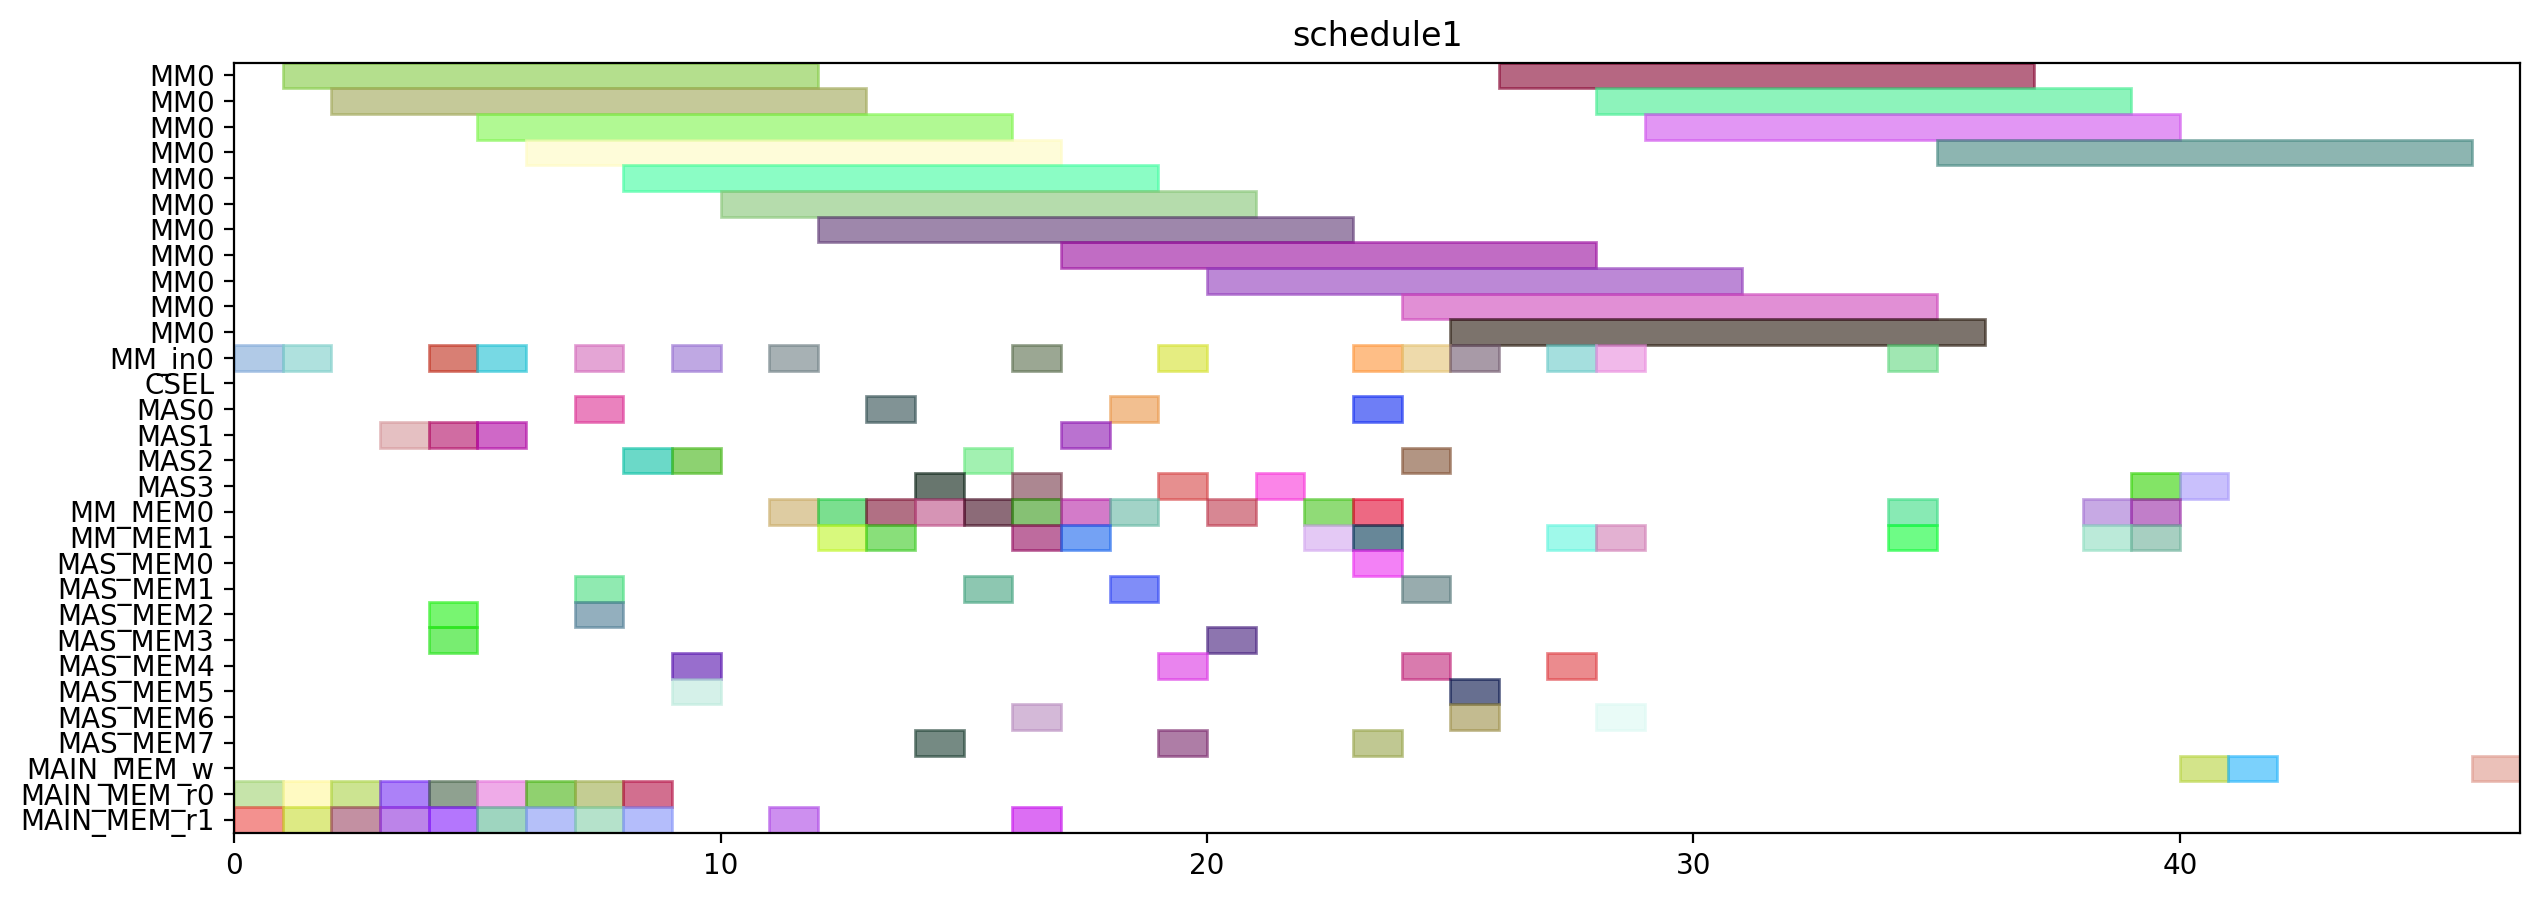

Python code for this plot:
from pyschedule import Scenario, solvers, plotters, alt


def solve():
	horizon = 157
	S = Scenario("schedule1", horizon=horizon)

	# resource
	MM = S.Resources('MM', num=1, size=11)
	MM_in = S.Resources('MM_in', num=1)
	CSEL = S.Resource('CSEL')
	MAS = S.Resources('MAS', num=4, size=1, periods=range(1, horizon))
	MM_MEM = S.Resources('MM_MEM', num=2)
	MAS_MEM = S.Resources('MAS_MEM', num=8)
	MAIN_MEM_w = S.Resource('MAIN_MEM_w', size=1)
	MAIN_MEM_r = S.Resources('MAIN_MEM_r', num=2)

	# result of previous scheduling
	t2_in = S.Task('t2_in', length=1, delay_cost=1)
	S += t2_in >= 0
	t2_in += MM_in[0]

	t2_mem0 = S.Task('t2_mem0', length=1, delay_cost=1)
	S += t2_mem0 >= 0
	t2_mem0 += MAIN_MEM_r[0]

	t2_mem1 = S.Task('t2_mem1', length=1, delay_cost=1)
	S += t2_mem1 >= 0
	t2_mem1 += MAIN_MEM_r[1]

	t0_in = S.Task('t0_in', length=1, delay_cost=1)
	S += t0_in >= 1
	t0_in += MM_in[0]

	t0_mem0 = S.Task('t0_mem0', length=1, delay_cost=1)
	S += t0_mem0 >= 1
	t0_mem0 += MAIN_MEM_r[0]

	t0_mem1 = S.Task('t0_mem1', length=1, delay_cost=1)
	S += t0_mem1 >= 1
	t0_mem1 += MAIN_MEM_r[1]

	t2 = S.Task('t2', length=11, delay_cost=1)
	S += t2 >= 1
	t2 += MM[0]

	t0 = S.Task('t0', length=11, delay_cost=1)
	S += t0 >= 2
	t0 += MM[0]

	t13_mem0 = S.Task('t13_mem0', length=1, delay_cost=1)
	S += t13_mem0 >= 2
	t13_mem0 += MAIN_MEM_r[0]

	t13_mem1 = S.Task('t13_mem1', length=1, delay_cost=1)
	S += t13_mem1 >= 2
	t13_mem1 += MAIN_MEM_r[1]

	t13 = S.Task('t13', length=1, delay_cost=1)
	S += t13 >= 3
	t13 += MAS[1]

	t14_mem0 = S.Task('t14_mem0', length=1, delay_cost=1)
	S += t14_mem0 >= 3
	t14_mem0 += MAIN_MEM_r[0]

	t14_mem1 = S.Task('t14_mem1', length=1, delay_cost=1)
	S += t14_mem1 >= 3
	t14_mem1 += MAIN_MEM_r[1]

	t14 = S.Task('t14', length=1, delay_cost=1)
	S += t14 >= 4
	t14 += MAS[1]

	t15_in = S.Task('t15_in', length=1, delay_cost=1)
	S += t15_in >= 4
	t15_in += MM_in[0]

	t15_mem0 = S.Task('t15_mem0', length=1, delay_cost=1)
	S += t15_mem0 >= 4
	t15_mem0 += MAS_MEM[2]

	t15_mem1 = S.Task('t15_mem1', length=1, delay_cost=1)
	S += t15_mem1 >= 4
	t15_mem1 += MAS_MEM[3]

	t3_mem0 = S.Task('t3_mem0', length=1, delay_cost=1)
	S += t3_mem0 >= 4
	t3_mem0 += MAIN_MEM_r[0]

	t3_mem1 = S.Task('t3_mem1', length=1, delay_cost=1)
	S += t3_mem1 >= 4
	t3_mem1 += MAIN_MEM_r[1]

	t15 = S.Task('t15', length=11, delay_cost=1)
	S += t15 >= 5
	t15 += MM[0]

	t1_in = S.Task('t1_in', length=1, delay_cost=1)
	S += t1_in >= 5
	t1_in += MM_in[0]

	t1_mem0 = S.Task('t1_mem0', length=1, delay_cost=1)
	S += t1_mem0 >= 5
	t1_mem0 += MAIN_MEM_r[0]

	t1_mem1 = S.Task('t1_mem1', length=1, delay_cost=1)
	S += t1_mem1 >= 5
	t1_mem1 += MAIN_MEM_r[1]

	t3 = S.Task('t3', length=1, delay_cost=1)
	S += t3 >= 5
	t3 += MAS[1]

	t1 = S.Task('t1', length=11, delay_cost=1)
	S += t1 >= 6
	t1 += MM[0]

	t4_mem0 = S.Task('t4_mem0', length=1, delay_cost=1)
	S += t4_mem0 >= 6
	t4_mem0 += MAIN_MEM_r[0]

	t4_mem1 = S.Task('t4_mem1', length=1, delay_cost=1)
	S += t4_mem1 >= 6
	t4_mem1 += MAIN_MEM_r[1]

	t4 = S.Task('t4', length=1, delay_cost=1)
	S += t4 >= 7
	t4 += MAS[0]

	t5_in = S.Task('t5_in', length=1, delay_cost=1)
	S += t5_in >= 7
	t5_in += MM_in[0]

	t5_mem0 = S.Task('t5_mem0', length=1, delay_cost=1)
	S += t5_mem0 >= 7
	t5_mem0 += MAS_MEM[2]

	t5_mem1 = S.Task('t5_mem1', length=1, delay_cost=1)
	S += t5_mem1 >= 7
	t5_mem1 += MAS_MEM[1]

	t9_mem0 = S.Task('t9_mem0', length=1, delay_cost=1)
	S += t9_mem0 >= 7
	t9_mem0 += MAIN_MEM_r[0]

	t9_mem1 = S.Task('t9_mem1', length=1, delay_cost=1)
	S += t9_mem1 >= 7
	t9_mem1 += MAIN_MEM_r[1]

	t5 = S.Task('t5', length=11, delay_cost=1)
	S += t5 >= 8
	t5 += MM[0]

	t8_mem0 = S.Task('t8_mem0', length=1, delay_cost=1)
	S += t8_mem0 >= 8
	t8_mem0 += MAIN_MEM_r[0]

	t8_mem1 = S.Task('t8_mem1', length=1, delay_cost=1)
	S += t8_mem1 >= 8
	t8_mem1 += MAIN_MEM_r[1]

	t9 = S.Task('t9', length=1, delay_cost=1)
	S += t9 >= 8
	t9 += MAS[2]

	t10_in = S.Task('t10_in', length=1, delay_cost=1)
	S += t10_in >= 9
	t10_in += MM_in[0]

	t10_mem0 = S.Task('t10_mem0', length=1, delay_cost=1)
	S += t10_mem0 >= 9
	t10_mem0 += MAS_MEM[4]

	t10_mem1 = S.Task('t10_mem1', length=1, delay_cost=1)
	S += t10_mem1 >= 9
	t10_mem1 += MAS_MEM[5]

	t8 = S.Task('t8', length=1, delay_cost=1)
	S += t8 >= 9
	t8 += MAS[2]

	t10 = S.Task('t10', length=11, delay_cost=1)
	S += t10 >= 10
	t10 += MM[0]

	t20_in = S.Task('t20_in', length=1, delay_cost=1)
	S += t20_in >= 11
	t20_in += MM_in[0]

	t20_mem0 = S.Task('t20_mem0', length=1, delay_cost=1)
	S += t20_mem0 >= 11
	t20_mem0 += MM_MEM[0]

	t20_mem1 = S.Task('t20_mem1', length=1, delay_cost=1)
	S += t20_mem1 >= 11
	t20_mem1 += MAIN_MEM_r[1]

	t16_mem0 = S.Task('t16_mem0', length=1, delay_cost=1)
	S += t16_mem0 >= 12
	t16_mem0 += MM_MEM[0]

	t16_mem1 = S.Task('t16_mem1', length=1, delay_cost=1)
	S += t16_mem1 >= 12
	t16_mem1 += MM_MEM[1]

	t20 = S.Task('t20', length=11, delay_cost=1)
	S += t20 >= 12
	t20 += MM[0]

	t16 = S.Task('t16', length=1, delay_cost=1)
	S += t16 >= 13
	t16 += MAS[0]

	t18_mem0 = S.Task('t18_mem0', length=1, delay_cost=1)
	S += t18_mem0 >= 13
	t18_mem0 += MM_MEM[0]

	t18_mem1 = S.Task('t18_mem1', length=1, delay_cost=1)
	S += t18_mem1 >= 13
	t18_mem1 += MM_MEM[1]

	t18 = S.Task('t18', length=1, delay_cost=1)
	S += t18 >= 14
	t18 += MAS[3]

	t19_mem0 = S.Task('t19_mem0', length=1, delay_cost=1)
	S += t19_mem0 >= 14
	t19_mem0 += MM_MEM[0]

	t19_mem1 = S.Task('t19_mem1', length=1, delay_cost=1)
	S += t19_mem1 >= 14
	t19_mem1 += MAS_MEM[7]

	t17_mem0 = S.Task('t17_mem0', length=1, delay_cost=1)
	S += t17_mem0 >= 15
	t17_mem0 += MM_MEM[0]

	t17_mem1 = S.Task('t17_mem1', length=1, delay_cost=1)
	S += t17_mem1 >= 15
	t17_mem1 += MAS_MEM[1]

	t19 = S.Task('t19', length=1, delay_cost=1)
	S += t19 >= 15
	t19 += MAS[2]

	t11_mem0 = S.Task('t11_mem0', length=1, delay_cost=1)
	S += t11_mem0 >= 16
	t11_mem0 += MM_MEM[0]

	t11_mem1 = S.Task('t11_mem1', length=1, delay_cost=1)
	S += t11_mem1 >= 16
	t11_mem1 += MM_MEM[1]

	t17 = S.Task('t17', length=1, delay_cost=1)
	S += t17 >= 16
	t17 += MAS[3]

	t23_in = S.Task('t23_in', length=1, delay_cost=1)
	S += t23_in >= 16
	t23_in += MM_in[0]

	t23_mem0 = S.Task('t23_mem0', length=1, delay_cost=1)
	S += t23_mem0 >= 16
	t23_mem0 += MAS_MEM[6]

	t23_mem1 = S.Task('t23_mem1', length=1, delay_cost=1)
	S += t23_mem1 >= 16
	t23_mem1 += MAIN_MEM_r[1]

	t11 = S.Task('t11', length=1, delay_cost=1)
	S += t11 >= 17
	t11 += MAS[1]

	t23 = S.Task('t23', length=11, delay_cost=1)
	S += t23 >= 17
	t23 += MM[0]

	t6_mem0 = S.Task('t6_mem0', length=1, delay_cost=1)
	S += t6_mem0 >= 17
	t6_mem0 += MM_MEM[0]

	t6_mem1 = S.Task('t6_mem1', length=1, delay_cost=1)
	S += t6_mem1 >= 17
	t6_mem1 += MM_MEM[1]

	t6 = S.Task('t6', length=1, delay_cost=1)
	S += t6 >= 18
	t6 += MAS[0]

	t7_mem0 = S.Task('t7_mem0', length=1, delay_cost=1)
	S += t7_mem0 >= 18
	t7_mem0 += MM_MEM[0]

	t7_mem1 = S.Task('t7_mem1', length=1, delay_cost=1)
	S += t7_mem1 >= 18
	t7_mem1 += MAS_MEM[1]

	t28_in = S.Task('t28_in', length=1, delay_cost=1)
	S += t28_in >= 19
	t28_in += MM_in[0]

	t28_mem0 = S.Task('t28_mem0', length=1, delay_cost=1)
	S += t28_mem0 >= 19
	t28_mem0 += MAS_MEM[4]

	t28_mem1 = S.Task('t28_mem1', length=1, delay_cost=1)
	S += t28_mem1 >= 19
	t28_mem1 += MAS_MEM[7]

	t7 = S.Task('t7', length=1, delay_cost=1)
	S += t7 >= 19
	t7 += MAS[3]

	t12_mem0 = S.Task('t12_mem0', length=1, delay_cost=1)
	S += t12_mem0 >= 20
	t12_mem0 += MM_MEM[0]

	t12_mem1 = S.Task('t12_mem1', length=1, delay_cost=1)
	S += t12_mem1 >= 20
	t12_mem1 += MAS_MEM[3]

	t28 = S.Task('t28', length=11, delay_cost=1)
	S += t28 >= 20
	t28 += MM[0]

	t12 = S.Task('t12', length=1, delay_cost=1)
	S += t12 >= 21
	t12 += MAS[3]

	t21_mem0 = S.Task('t21_mem0', length=1, delay_cost=1)
	S += t21_mem0 >= 22
	t21_mem0 += MM_MEM[0]

	t21_mem1 = S.Task('t21_mem1', length=1, delay_cost=1)
	S += t21_mem1 >= 22
	t21_mem1 += MM_MEM[1]

	t21 = S.Task('t21', length=1, delay_cost=1)
	S += t21 >= 23
	t21 += MAS[0]

	t22_mem0 = S.Task('t22_mem0', length=1, delay_cost=1)
	S += t22_mem0 >= 23
	t22_mem0 += MM_MEM[0]

	t22_mem1 = S.Task('t22_mem1', length=1, delay_cost=1)
	S += t22_mem1 >= 23
	t22_mem1 += MM_MEM[1]

	t29_in = S.Task('t29_in', length=1, delay_cost=1)
	S += t29_in >= 23
	t29_in += MM_in[0]

	t29_mem0 = S.Task('t29_mem0', length=1, delay_cost=1)
	S += t29_mem0 >= 23
	t29_mem0 += MAS_MEM[0]

	t29_mem1 = S.Task('t29_mem1', length=1, delay_cost=1)
	S += t29_mem1 >= 23
	t29_mem1 += MAS_MEM[7]

	t22 = S.Task('t22', length=1, delay_cost=1)
	S += t22 >= 24
	t22 += MAS[2]

	t27_in = S.Task('t27_in', length=1, delay_cost=1)
	S += t27_in >= 24
	t27_in += MM_in[0]

	t27_mem0 = S.Task('t27_mem0', length=1, delay_cost=1)
	S += t27_mem0 >= 24
	t27_mem0 += MAS_MEM[4]

	t27_mem1 = S.Task('t27_mem1', length=1, delay_cost=1)
	S += t27_mem1 >= 24
	t27_mem1 += MAS_MEM[1]

	t29 = S.Task('t29', length=11, delay_cost=1)
	S += t29 >= 24
	t29 += MM[0]

	t25_in = S.Task('t25_in', length=1, delay_cost=1)
	S += t25_in >= 25
	t25_in += MM_in[0]

	t25_mem0 = S.Task('t25_mem0', length=1, delay_cost=1)
	S += t25_mem0 >= 25
	t25_mem0 += MAS_MEM[6]

	t25_mem1 = S.Task('t25_mem1', length=1, delay_cost=1)
	S += t25_mem1 >= 25
	t25_mem1 += MAS_MEM[5]

	t27 = S.Task('t27', length=11, delay_cost=1)
	S += t27 >= 25
	t27 += MM[0]

	t25 = S.Task('t25', length=11, delay_cost=1)
	S += t25 >= 26
	t25 += MM[0]


	# new tasks
	t24 = S.Task('t24', length=11, delay_cost=1)
	t24 += alt(MM)
	t24_in = S.Task('t24_in', length=1, delay_cost=1)
	t24_in += alt(MM_in)
	S += t24_in*MM_in[0]<=t24*MM[0]
	t24_mem0 = S.Task('t24_mem0', length=1, delay_cost=1)
	t24_mem0 += MAS_MEM[6]
	S += 21 < t24_mem0
	S += t24_mem0 <= t24

	t24_mem1 = S.Task('t24_mem1', length=1, delay_cost=1)
	t24_mem1 += MM_MEM[1]
	S += 27 < t24_mem1
	S += t24_mem1 <= t24

	t26 = S.Task('t26', length=11, delay_cost=1)
	t26 += alt(MM)
	t26_in = S.Task('t26_in', length=1, delay_cost=1)
	t26_in += alt(MM_in)
	S += t26_in*MM_in[0]<=t26*MM[0]
	t26_mem0 = S.Task('t26_mem0', length=1, delay_cost=1)
	t26_mem0 += MAS_MEM[4]
	S += 15 < t26_mem0
	S += t26_mem0 <= t26

	t26_mem1 = S.Task('t26_mem1', length=1, delay_cost=1)
	t26_mem1 += MM_MEM[1]
	S += 27 < t26_mem1
	S += t26_mem1 <= t26

	PZ_new = S.Task('PZ_new', length=11, delay_cost=1)
	PZ_new += alt(MM)
	PZ_new_in = S.Task('PZ_new_in', length=1, delay_cost=1)
	PZ_new_in += alt(MM_in)
	S += PZ_new_in*MM_in[0]<=PZ_new*MM[0]
	S += 0<PZ_new

	PZ_new_w = S.Task('PZ_new_w', length=1, delay_cost=1)
	PZ_new_w += alt(MAIN_MEM_w)
	S += PZ_new <= PZ_new_w

	PZ_new_mem0 = S.Task('PZ_new_mem0', length=1, delay_cost=1)
	PZ_new_mem0 += MM_MEM[0]
	S += 34 < PZ_new_mem0
	S += PZ_new_mem0 <= PZ_new

	PZ_new_mem1 = S.Task('PZ_new_mem1', length=1, delay_cost=1)
	PZ_new_mem1 += MM_MEM[1]
	S += 30 < PZ_new_mem1
	S += PZ_new_mem1 <= PZ_new

	PX_new = S.Task('PX_new', length=1, delay_cost=1)
	PX_new += alt(MAS)
	S += 0<PX_new

	PX_new_w = S.Task('PX_new_w', length=1, delay_cost=1)
	PX_new_w += alt(MAIN_MEM_w)
	S += PX_new <= PX_new_w

	PX_new_mem0 = S.Task('PX_new_mem0', length=1, delay_cost=1)
	PX_new_mem0 += MM_MEM[0]
	S += 36 < PX_new_mem0
	S += PX_new_mem0 <= PX_new

	PX_new_mem1 = S.Task('PX_new_mem1', length=1, delay_cost=1)
	PX_new_mem1 += alt(MM_MEM)
	S += (t24*MM[0])-1 < PX_new_mem1*MM_MEM[1]
	S += PX_new_mem1 <= PX_new

	PY_new = S.Task('PY_new', length=1, delay_cost=1)
	PY_new += alt(MAS)
	S += 0<PY_new

	PY_new_w = S.Task('PY_new_w', length=1, delay_cost=1)
	PY_new_w += alt(MAIN_MEM_w)
	S += PY_new <= PY_new_w

	PY_new_mem0 = S.Task('PY_new_mem0', length=1, delay_cost=1)
	PY_new_mem0 += MM_MEM[0]
	S += 35 < PY_new_mem0
	S += PY_new_mem0 <= PY_new

	PY_new_mem1 = S.Task('PY_new_mem1', length=1, delay_cost=1)
	PY_new_mem1 += alt(MM_MEM)
	S += (t26*MM[0])-1 < PY_new_mem1*MM_MEM[1]
	S += PY_new_mem1 <= PY_new

	solvers.mip.solve(S,msg=1,kind='CPLEX',ratio_gap=1.01)

	solution = [['hoge']*len(S.solution()[1]) for i in range(len(S.solution()))]
	for i in range(len(S.solution())):
		for j in range(len(S.solution()[i])):
			solution[i][j]=str(S.solution()[i][j])
	print(solution)

	cycles = int(solution[-1][3])

	pic_file_name = "/home/mfukuda/ABE/multiRAM_multiMAS_16mux/scheduling_result/stage11MM1_stage1MAS4/EP_ADD_A_0/schedule1.png"
	if(S.solution() != []):
		plotters.matplotlib.plot(S,img_filename=pic_file_name, show_task_labels=False, fig_size=(cycles*0.25+3, 5))

	return solution
